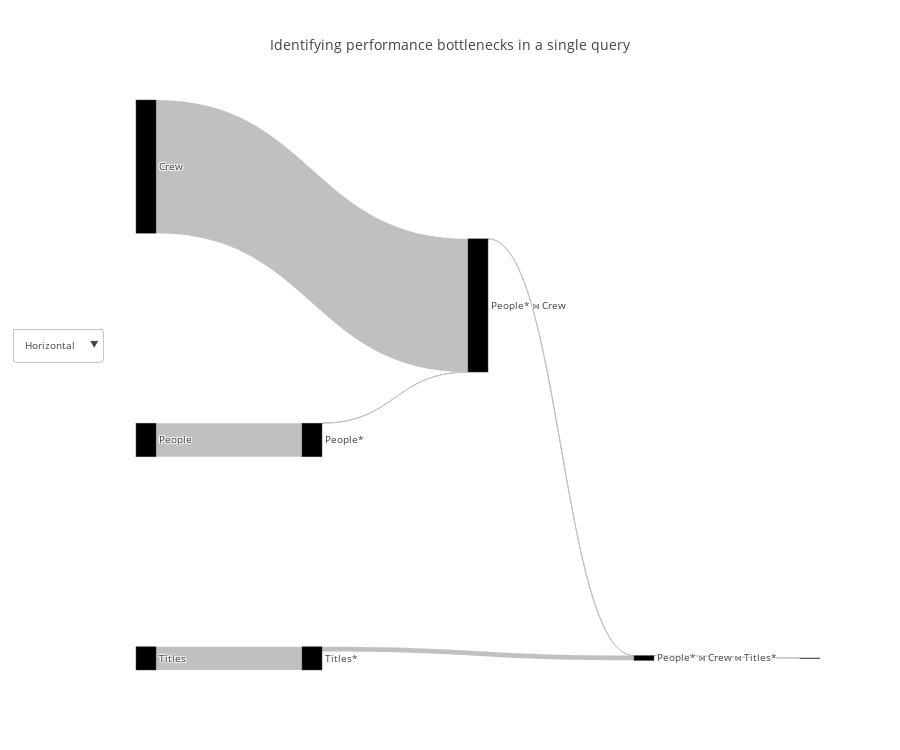

The code cell stored with this chart in its notebook:
### Code cell
cardinality_df = query_renderer.get_cardinality_df(query, con_str=con_str)
query_renderer.vizualize(cardinality_df, title="Identifying performance bottlenecks in a single query", metrics=["actual_rows"], open_=False)

### Figure 1 — Plotly figure (JSON) as saved in the notebook; plotly's stock layout.template omitted (floating-point values rounded to 4 significant figures)
{"data": [{"link": {"color": ["silver", "silver", "silver", "silver", "silver", "silver", "silver"], "label": ["", "Filter condition: (people.name = ANY ('{\"Owen Wilson\",\"Adam Sandler\",\"Jason Segel\"}'::text[]))", "", "Hash Cond ('Inner', '(crew.person_id = people.person_id)')", "", "Filter condition: (titles.genres ~~ '%Comedy%'::text)", "Hash Cond ('Inner', '(titles.title_id = crew.title_id)')"], "source": [0, 1, 2, 3, 4, 5, 6], "target": [1, 3, 3, 6, 5, 6, 7], "value": [3446261, 3, 13651901, 565, 2379234, 489076, 186]}, "node": {"color": [null, null, null, null, null, null, null], "label": ["People", "People*", "Crew", "People* ⋈ Crew", "Titles", "Titles*", "People* ⋈ Crew ⋈ Titles*"], "pad": 200}, "orientation": "h", "type": "sankey", "valueformat": ",", "valuesuffix": [" Rows", " Rows", " Rows", " Rows", " Rows", " Rows", " Rows"]}], "layout": {"font": {"size": 10}, "height": 750, "title": "Identifying performance bottlenecks in a single query", "updatemenus": [{"buttons": [{"args": ["orientation", "h"], "label": "Horizontal", "method": "restyle"}, {"args": ["orientation", "v"], "label": "Vertical", "method": "restyle"}], "y": 0.6}]}}
